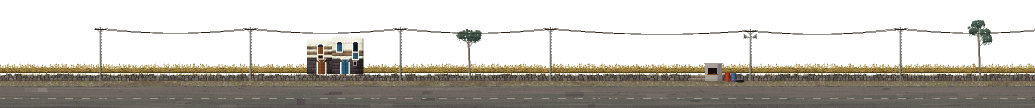
#> input picture pics/d_p1.webp, 2070 x 216 px, given in place of logo.png, which was not available (shown at 1/2 size)
$ python -i edit_onb.py   (imports and definitions only)   (Python 2 division)
#> lines starting #> are read from the running program, lines starting #| are printed output that depends on the picture
"""The onboarding reel: «فيديو تعريفي للمنضمّين الجدد», a Zanabeel recruit's whole career in four real lines from the Strait
(live build 0.15.77, filmed by m1rig2.py: run A with the director in dir_a.json (shoot5), run B with a longer hold after the
alarm, dir_c.json (shootB), for the first stage). Four career stages, each a real moment: the alarm, the doorman's «إلا الوجه!»,
«أنا توّني بديت يوم الاثنين!», «أستسلم! مرتين!» (two surrender lines laid on the surrender that fits each stage best; both are the
game's own lines for a surrendering rifleman); then an end card.
Third cut (Khaled, 29 Oct: still too fast): each stage opens on its title for about a second before anyone speaks, plays the line,
then freezes and punches in on the speaker for about 1.3 seconds with the subtitle still up (the game's whoosh and thunk), so
each stage runs 2.7 to 3.7 seconds; the calmer music of the campaign map (112 BPM) instead of the Strait's (150 BPM).
One piece of music (cuts on its beat), the game's effects cross-faded and levelled, the voices clean from the game's voice file,
subtitles in the game's own lettering and order (name to the right).
Usage: python3 edit_onb.py [--x] [--preview]   (--x: the 4:5 cut for X)"""
import json, subprocess, sys
import numpy as np
from PIL import Image, ImageDraw

D = '/tmp/claude-0/-home-claude/df6305fd-b1bf-5dfd-a75a-44d8bb54fcc7/scratchpad/'
G = D + 'gc/'
RUNS = {'A': G + 'shoot5/', 'B': G + 'shootB/'}
TX = G + 'text_onb/'
AUD = G + 'build77/audio/'
X = '--x' in sys.argv
PREVIEW = '--preview' in sys.argv
OUT = G + ('out_onb_x/' if X else 'out_onb/')
# [1 line not run here, left out]
SR, FPS, SPF = 48000, 60, 800
W, H = (1080, 1350) if X else (1080, 1920)
BG = (3, 4, 9)
MASTER, MUSIC, MUSIC_UNDER, SFX, SFX_UNDER, VOICE = 0.85, 0.62, 0.27, 0.62, 0.30, 1.2
BED_START = 0.48                       # music_map's first downbeat; 112 BPM, a beat is 32.175 frames
BEAT = 0.53625 * 60
MUSIC_FILE = 'music_map.mp3'
XF = int(0.06 * SR)

# [2 lines not run here, left out]
# [1 line that did not run here, left out]

# ---- the four stages: source frames [a, a + n), the stage's line and where it is laid (source frame), the who and line strips
# framing: z 3 shows 360x216 of the 384x216 world from x0; z 4 shows 270x162 from (x0, 54); pan: x0 keyed on source frames
# each stage: live from source frame a up to fz (exclusive), then the picture holds on frame fz, punched in (x6) on the
# speaker at pc (world pixels), until the stage's end, which falls on the music's beat (beats: the stage's length)
SHOTS = [
    dict(name='hire',   run='B', st='st1', a=110,  fz=224,  beats=6, z=4, x0=104, vid='grunt_alarm',  at=168,  who='who_rifle', line='l_alarm',  pc=(297, 138)),
    dict(name='face',   run='A', st='st2', a=280,  fz=358,  beats=5, z=4, x0=114, vid='grunt_face',   at=335,  who='who_door',  line='l_face',   pc=(312, 136)),
    dict(name='monday', run='A', st='st3', a=1694, fz=1836, beats=7, z=4, x0=114, vid='grunt_monday', at=1762, who='who_rifle', line='l_monday', pc=(240, 138),
         pan=([1694, 1760, 1800, 1846], [114, 112, 90, 74])),
    dict(name='twice',  run='A', st='st4', a=696,  fz=834,  beats=7, z=4, x0=84,  vid='grunt_twice',  at=745,  who='who_rifle', line='l_twice',  pc=(300, 136)),
]
CARD_BEATS = 6
t, nb = 0, 0
# [5 lines not run here, left out]
CARD_AT = t
CARD_N = int(round((nb + CARD_BEATS) * BEAT)) - CARD_AT
TOTAL = CARD_AT + CARD_N
# [1 line not run here, left out]

# the lines as laid in the reel: (reel frame, id, opts, shot)
LINES = []
# [9 lines not run here, left out]

# ---------------------------------------------------------------- picture
def strip(n, sc):
    im = Image.open(TX + n + '.png').convert('RGBA'); return im.resize((im.width * sc, im.height * sc), Image.NEAREST)
# [1 line not run here, left out]
# [1 line that did not run here, left out]
def pair(who, line, sc):
    """the game's subtitle in Arabic: the line, a gap, then the speaker's name on its right (read first)"""
    a, b = Image.open(TX + line + '.png').convert('RGBA'), Image.open(TX + who + '.png').convert('RGBA')
    top = min(TM[line]['y0'], TM[who]['y0']); bot = max(TM[line]['y0'] + TM[line]['h'], TM[who]['y0'] + TM[who]['h'])
    im = Image.new('RGBA', (a.width + GAP + b.width, bot - top), (0, 0, 0, 0))
    im.alpha_composite(a, (0, TM[line]['y0'] - top)); im.alpha_composite(b, (a.width + GAP, TM[who]['y0'] - top))
    return im.resize((im.width * sc, im.height * sc), Image.NEAREST)
def scaled_logo(f):
    im = Image.open(D + 'reel/logo.png').convert('RGBA'); return im.resize((round(im.width * f), round(im.height * f)), Image.LANCZOS)
# [1 line that did not run here, left out]

if X:
    L = dict(logo=0.62, logo_y=36, hd1_y=176, hd2_y=262, st_y=318, st_h=104, pip_y=432, win_y=474, sub_y=1158,
             card_logo=0.85, card_y=250)
else:
    L = dict(logo=0.78, logo_y=196, hd1_y=388, hd2_y=480, st_y=560, st_h=116, pip_y=690, win_y=748, sub_y=1438,
             card_logo=1.0, card_y=470)
LOGO = scaled_logo(L['logo'])
#> in scaled_logo, im is the input picture: PIL image 2070x216 RGBA; mean R, G, B, A 44.8, 41.2, 34.2, 103.4
#> in scaled_logo, `return im.resize((round(im.width * f), round(im.height * f)), Image.LA`:
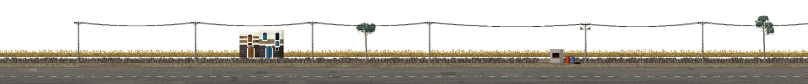
#> returned value: PIL image 1615x168 RGBA (shown at 1/2 size); mean R, G, B, A 50, 45.6, 36.9, 103.5; transparent parts drawn white
HD1, HD2 = strip('hd1', 4), strip('hd2', 3)
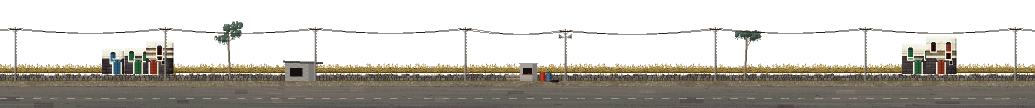
#> input picture pics/d_p2.webp, 2070 x 216 px, given in place of hd1.png, which was not available (shown at 1/2 size)
#> in strip, im is the input picture: PIL image 2070x216 RGBA; mean R, G, B, A 46.5, 43, 36.3, 107.3
#> in strip, `return im.resize((im.width * sc, im.height * sc), Image.NEAREST)`:
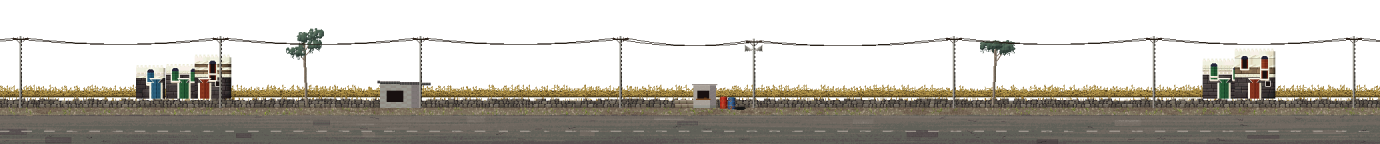
#> returned value: PIL image 8280x864 RGBA (shown at 1/6 size); mean R, G, B, A 46.5, 43, 36.3, 107.3; transparent parts drawn white
#> call 2 of strip, with n = 'hd2', sc = 3
#> in strip (call 2), `return im.resize((im.width * sc, im.height * sc), Image.NEAREST)`:
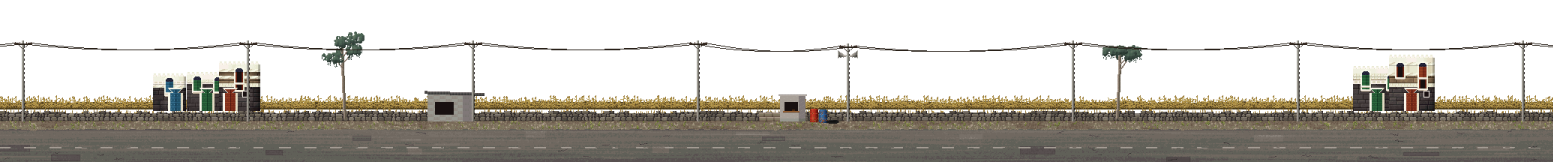
#> returned value: PIL image 6210x648 RGBA (shown at 1/4 size); mean R, G, B, A 46.5, 43, 36.3, 107.3; transparent parts drawn white
# [1 line that did not run here, left out]
# [1 line that did not run here, left out]
# [1 line that did not run here, left out]

# the career so far: four squares, the stages done, the one now, the ones to come
ORG, ORG_D, SLATE, INK = (255, 194, 46), (184, 60, 8), (44, 46, 66), (16, 16, 28)
#> ORG = (255, 194, 46); ORG_D = (184, 60, 8); SLATE = (44, 46, 66); INK = (16, 16, 28)
def pips(k):
    P, GP = 8, 6                                       # in game pixels, drawn x4
    im = Image.new('RGBA', (4 * P + 3 * GP, P), (0, 0, 0, 0)); dr = ImageDraw.Draw(im)
    for n in range(4):
        x = (3 - n) * (P + GP)                         # read right to left: the first stage on the right
        col = ORG if n == k else (ORG_D if n < k else SLATE)
        dr.rectangle((x, 0, x + P - 1, P - 1), fill=INK); dr.rectangle((x + 1, 1, x + P - 2, P - 2), fill=col)
        if n == k: dr.rectangle((x + 2, 1, x + P - 3, 2), fill=(255, 230, 106))
    return im.resize((im.width * 4, im.height * 4), Image.NEAREST)
PIPS = [pips(k) for k in range(4)]
#> the loop in pips, `for n in range(4):` made 4 passes
#> the loop in pips (call 2), `for n in range(4):` made 4 passes

BASE = Image.new('RGBA', (W, H), BG + (255,))
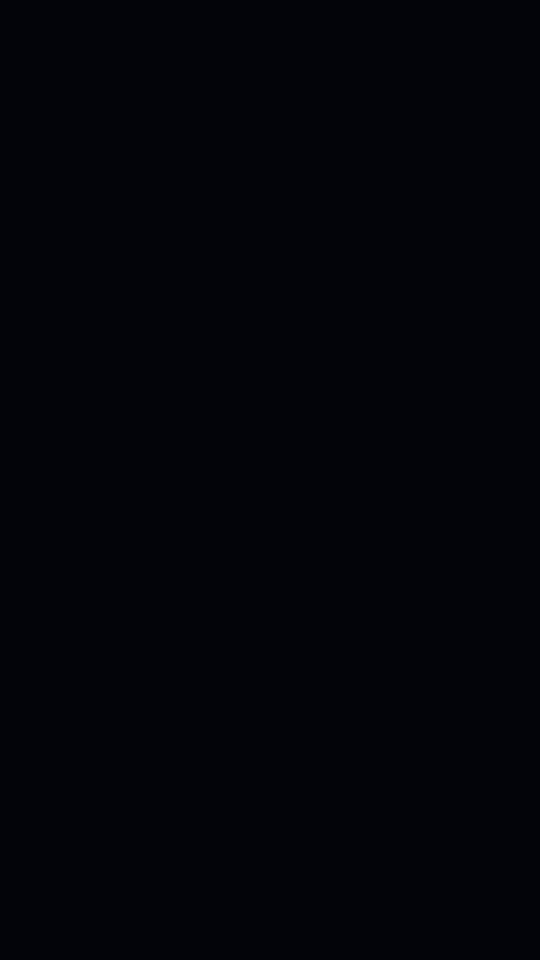
#> BASE: PIL image 1080x1920 RGBA (shown at 1/2 size); mean R, G, B, A 3, 4, 9, 255
# [3 lines not run here, left out]

CARD = Image.new('RGBA', (W, H), BG + (255,))
cl = scaled_logo(L['card_logo']); y = L['card_y']
# [4 lines not run here, left out]
CARD_RGB = CARD.convert('RGB')

def window(s, k):
    im = Image.open(RUNS[s['run']] + 'f/%06d.png' % k).convert('RGB')
    x0 = int(round(np.interp(k, *s['pan']))) if 'pan' in s else s['x0']
    if s['z'] == 4: return im.crop((x0, 54, x0 + 270, 216)).resize((1080, 648), Image.NEAREST)
    return im.crop((x0, 0, x0 + 360, 216)).resize((1080, 648), Image.NEAREST)
def punch(s):
    """the held frame, x6 on the speaker"""
    im = Image.open(RUNS[s['run']] + 'f/%06d.png' % s['fz']).convert('RGB')
    cx, cy = s['pc']; x0 = max(0, min(384 - 180, cx - 90)); y0 = max(0, min(216 - 108, cy - 54))
    return im.crop((x0, y0, x0 + 180, y0 + 108)).resize((1080, 648), Image.NEAREST)
PUNCH = {}

def frame(t):
    if t >= CARD_AT:
        k = t - CARD_AT
        if k < 6: return Image.blend(frame(CARD_AT - 1), CARD_RGB, (k + 1) / 7)
        return CARD_RGB
    s = next(s for s in SHOTS if s['r'] <= t < s['r'] + s['n'])
    k = s['a'] + t - s['r']
    im = BASE.copy()
    st = (ST_POP if t - s['r'] < 3 else ST)[s['st']]                 # the stage's title lands with a little pop
    im.alpha_composite(st, ((W - st.width) // 2, L['st_y'] + (L['st_h'] - st.height) // 2))
    p = PIPS[SHOTS.index(s)]; im.alpha_composite(p, ((W - p.width) // 2, L['pip_y']))
    if k < s['fz']: im.paste(window(s, k), (0, L['win_y']))
    else:
        if s['name'] not in PUNCH: PUNCH[s['name']] = punch(s)
        im.paste(PUNCH[s['name']], (0, L['win_y']))
    a = s['r'] + s['at'] - s['a']
    if a <= t:                                                       # up from the line to the end of the stage
        sb = SUB[s['name']]; im.alpha_composite(sb, ((W - sb.width) // 2, L['sub_y']))
    return im.convert('RGB')

# [12 lines not run here, left out]

# ---------------------------------------------------------------- sound
def decode(path, start=0.0, dur=None, ch=2):
    cmd = ['ffmpeg', '-v', 'error', '-ss', str(start), '-i', path]
    if dur: cmd += ['-t', str(dur)]
    cmd += ['-ac', str(ch), '-ar', str(SR), '-f', 'f32le', '-']
    return np.frombuffer(subprocess.run(cmd, capture_output=True, check=True).stdout, np.float32).reshape(-1, ch).copy()
N = TOTAL * SPF
tt = np.arange(N) / SR
# [1 line that did not run here, left out]
# effects: each shot with a little either side, cross-faded (equal power) at every cut; into the card over 0.4 s
fx = np.zeros((N, 2), np.float32)
# [9 lines not run here, left out]
# a slow leveller: loud gunfire down (up to 8 dB), quiet moments up a little (up to 3 dB)
FX_TARGET, FX_CUT, FX_LIFT = -22.0, -9.0, 3.0
win = int(0.2 * SR); pw = np.convolve((fx ** 2).mean(axis=1), np.ones(win) / win, 'same')
want = np.clip(FX_TARGET - 10 * np.log10(pw + 1e-10), FX_CUT, FX_LIFT)
gl, cur = np.empty(N, np.float32), 0.0
att, rel = 1 - np.exp(-1 / (0.05 * SR)), 1 - np.exp(-1 / (0.4 * SR))
# [3 lines not run here, left out]

# voices, from the game's own voice file
# [1 line that did not run here, left out]
# [1 line that did not run here, left out]
def line_audio(vid, o):
    at0, dur = MAN['voices'][vid]['at']
    s = vox[int((at0 + shift) * SR):int((at0 + shift + dur + 0.01) * SR)].copy()
    rate = o.get('rate') or 1
    if rate != 1:
        n2 = int(len(s) / rate); s = np.interp(np.arange(n2) * rate, np.arange(len(s)), s).astype(np.float32)
    gain = (1 if o.get('gain') is None else o['gain']) * VOICE * MASTER
    pan = o.get('pan') or 0
    pan = max(-1, min(1, pan)); th = (pan + 1) * np.pi / 4
    return np.stack([s * gain * np.cos(th), s * gain * np.sin(th)], axis=1)
vo = np.zeros((N, 2), np.float32)
duck = []
# [9 lines not run here, left out]
# the effects step back under each line, as the game's mix does
g = np.ones(N, np.float32)
# [1 line not run here, left out]
gs, cur = np.empty(N, np.float32), 1.0
# [3 lines not run here, left out]

# the punch-in on each held frame: the game's own whoosh and thunk
# [1 line that did not run here, left out]
def put_sfx(name, at_frame, db):
    a0, d0 = MAN['sfx'][name]; x = SFXF[int(a0 * SR):int((a0 + d0) * SR)].copy() * (10 ** (db / 20)) * MASTER
    p = int(at_frame * SPF); e = min(N, p + len(x)); fx[p:e] += x[:e - p]
# [2 lines not run here, left out]

# music: the campaign map's theme, one piece from its first downbeat to the end, down under every line, out at the end
# [1 line that did not run here, left out]
# [1 line that did not run here, left out]
target = np.ones(N, np.float32)
# [1 line not run here, left out]
target[tt >= CARD_AT / FPS] = 1.15                                   # up a little on the card
mg, cur = np.empty(N, np.float32), 1.0
da, ua = 1 - np.exp(-1 / (0.05 * SR)), 1 - np.exp(-1 / (0.18 * SR))
# [4 lines not run here, left out]

mix = fx + vo + music
# a look-ahead peak limiter (5 ms ahead, 80 ms release), so a close explosion can't push the normalised sound over the top
from scipy.ndimage import minimum_filter1d
LIM = 0.33
pk = np.abs(mix).max(axis=1)
gl = minimum_filter1d(np.minimum(1.0, LIM / np.maximum(pk, 1e-9)), size=2 * int(0.005 * SR) + 1)
gl = np.concatenate([gl[int(0.005 * SR):], np.ones(int(0.005 * SR), np.float32)])        # lead the peak by 5 ms
sm, cur, rl = np.empty(N, np.float32), 1.0, 1 - np.exp(-1 / (0.08 * SR))
# [7 lines not run here, left out]
# [1 line that did not run here, left out]
# [1 line that did not run here, left out]
# [2 lines that did not run here, left out]
# [3 lines not run here, left out]

NAME = 'bab-alyemen-onboarding' + ('-x' if X else '') + '.mp4'
# [3 lines that did not run here, left out]
# [5 lines not run here, left out]

>>> result = punch('../pics/d_p1.webp')
#> (the run stopped early here; a loop or call above may not have finished)
